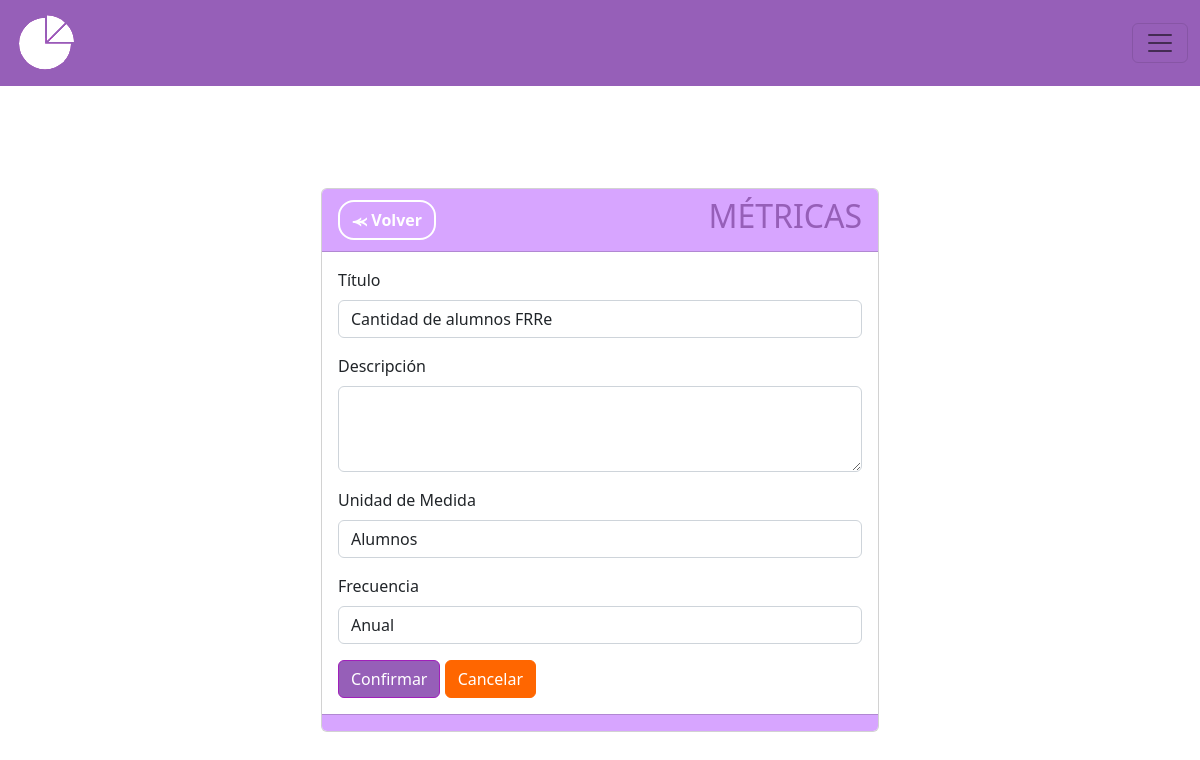
The page /metricas/editar/1 on the database its author committed.
### MIReApp/models.py (models this page shows, shortened)
class Metrica(models.Model):
    id = models.AutoField(primary_key=True)
    titulo = models.CharField(max_length=100,
                              verbose_name='Título',
                              unique= True,
                              validators= [
                                  RegexValidator(regex= r'^[a-zA-Z\s]*$',
                                                 message="El nombre no puede contener caracteres especiales.",
                                                 code='invalid_nombre')
                              ])
    descripcion = models.TextField(max_length=100, verbose_name='Descripción', blank=True, null=True)  #blank=True y null=True permiten que el campo se envie vacio
    unidad_medida = models.CharField(max_length=100,
                                        verbose_name='Unidad de Medida',
                                        validators= [
                                            RegexValidator(regex= r'^[a-zA-Z\s]*$',
                                                            message="La unidad de medida no puede contener caracteres especiales",
                                                            code='invalid_nombre')
                                        ])
    frecuencia = models.CharField(max_length=10, choices=FRECUENCIAS)
    valor = models.IntegerField(verbose_name='Valor', validators=[MinValueValidator(0, message="El valor no puede ser negativo")], default=0)
    year = models.PositiveIntegerField(verbose_name='Ingrese año:', validators=[validate_year])
    month = models.CharField(max_length=10, verbose_name='Ingrese mes:', choices=MESES, blank=True, null=True)
    semestral = models.CharField(max_length=15, verbose_name='Ingrese semestre:', choices=SEMESTRES, blank=True, null=True,)
    year2 = models.PositiveIntegerField(blank=True, null=True, verbose_name='Segundo año')

### MIReApp/views.py (the view)
# urls.py: path('metricas/editar/<int:id>', views.editar_metricas, name='editar'),
def editar_metricas(request, id):
    metrica = get_object_or_404(Metrica, id=id)
    formulario = MetricaFormEditar(request.POST or None, request.FILES or None, instance=metrica)
    if request.method == 'POST':
        formulario = MetricaFormEditar(request.POST, instance=metrica)
        if formulario.is_valid():
            formulario.save()
        return redirect('metricas')
    else:
        form = MetricaForm(instance = metrica)
    return render(request, 'metricas/editar.html', {'formulario': formulario})

### MIReApp/forms.py
class MetricaFormEditar(forms.ModelForm):
    class Meta:
        model = Metrica
        fields = ['titulo', 'descripcion', 'unidad_medida', 'frecuencia']
        widgets = {
            'descripcion': forms.Textarea(attrs={'cols': 10, 'rows': 3}),
            'titulo': forms.TextInput(attrs={'readonly': 'readonly'}),
            'unidad_medida': forms.TextInput(attrs={'readonly': 'readonly'}),
            'frecuencia': forms.TextInput(attrs={'readonly': 'readonly'}),
        }
    def __init__(self, *args, **kwargs):
        super().__init__(*args, **kwargs)
        for i in self.fields:
            self.fields[i].widget.attrs.update({'class':'form-control'})

### MIReApp/templates/metricas/editar.html (shortened to what this page needs)
{% extends "base.html" %}
{% block contenido %}
<center>
<br>
<br>
<br>
<br>
<div class="card col-md-6" style="text-align: left;">
    <div class="card-header fw-bold" style="background-color: #D7A5FF;color: #fff;">
        <div style="display: flex; justify-content: space-between; align-items: center;">
            <span>
                <a href="{% url 'metricas' %}" class="btn btn-secondary rounded-4 fw-bold" style="background-color: transparent; color: #ffff;border-color: #ffff;border-width: 2px;">⪻ Volver</a>
            </span>
            <span>
                <h2 style="color: #965FB8;">MÉTRICAS</h2>
            </span>
        </div>
    </div>
    <div class="card-body">
        {%  include 'metricas/form.html' %}
    </div>
    <div class="card-footer text-muted" style="background-color: #D7A5FF;"></div>
</div>
</center>
{% endblock %}

### MIReApp/templates/metricas/form.html (shortened to what this page needs)
<form enctype="multipart/form-data" method="post">
  {% for campo in formulario %}
    <div class="mb-3">
      <label for="{{ campo.id_for_label }}" class="form-label">{{ campo.label }}</label>
      {{ campo }}
    </div>
  {% endfor %}
  <input name="" id="" class="btn btn-success" style="background-color: #965FB8; border-color: #a020ba;" type="submit" value="Confirmar">
  <a name="" id="" class="btn btn-success" style="background-color: #f60; border-color: #f60;" href="{% url 'metricas' %}" role="button">Cancelar</a>
</form>

### MIReApp/static/css/base.css (style rules this page uses)
html, body { margin: 0; width: 100%; height: 100%; display: flex; justify-content: center; align-items: center; font-family: 'Dosis', sans-serif; font-weight: 300; -webkit-user-select: none; -moz-user-select: none; -ms-user-select: none; user-select: none; }
h2 { color: #965FB8; }

### rows shown on the page
Metrica: formulario "Cantidad de alumnos FRRe" "Alumnos" "Anual"

### other values the page prints
{{ campo.label }} "Título" "Descripción" "Unidad de Medida" "Frecuencia"
